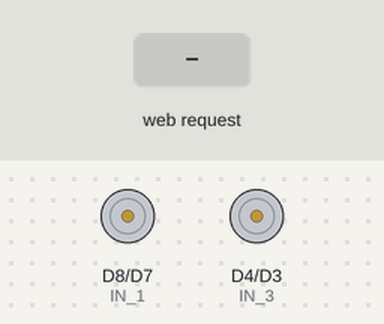
The sketch below on a simulated ESP8266 (NodeMCU). Parts: motor-driver pin pairs drawn as motors (green arrow = first pin HIGH = forward, orange = second pin HIGH = backward, longer = more drive, scaled by the enable pin). Inputs (shaded band) come from the test bench. WiFi joins after 1.5 s; servers stay silent unless stated; what the sketch prints to the serial monitor is not drawn.

Above: at 2.7 s.
2.8 s: HTTP request GET /GO=FWD received
At 3.9 s:
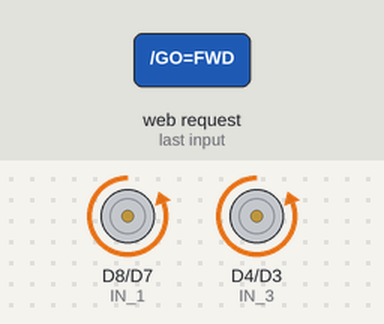
4.3 s: HTTP request GET /GO=BACK received
At 5.0 s:
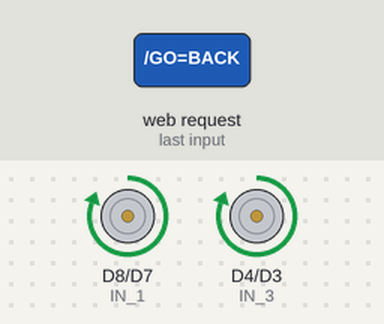
5.8 s: HTTP request GET /GO=RIGHT received
At 6.1 s:
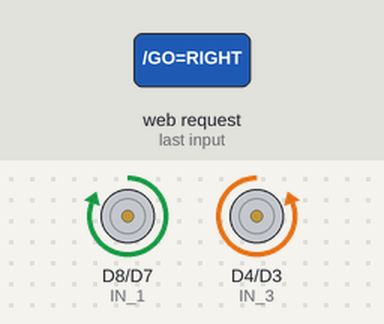
7.3 s: HTTP request GET /GO=LEFT received
At 8.5 s:
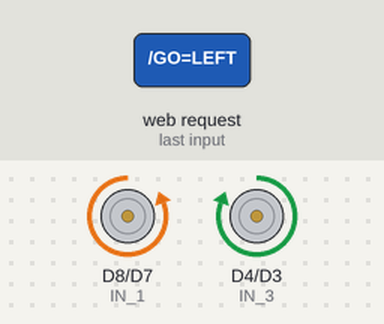
Timing chart, 0 to 9.8 s (numbered marks = the images above; inputs shaded):
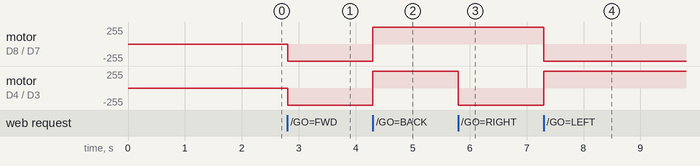

The sketch:

smart_car.ino
```cpp
#define ENA   14          // Enable/speed motors Right        GPIO14(D5)
#define ENB   12          // Enable/speed motors Left         GPIO12(D6)
#define IN_1  D8         // L298N in1 motors Right           GPIO15(D8)
#define IN_2  D7        // L298N in2 motors Right           GPIO13(D7)
#define IN_3  D4            // L298N in3 motors Left            GPIO2(D4)
#define IN_4  D3          // L298N in4 motors Left            GPIO0(D3)

#include <ESP8266WiFi.h>
#include <WiFiClient.h>

String command;             //String to store app command state.
int speedCar = 800;         // 400 - 1023.
int speed_Coeff = 3;

const char* ssid = "nuar046_2.4G@unifi";
const char* pwd = "PASSWORD";
WiFiServer server(80);

void setup() {

 pinMode(ENA, OUTPUT);
 pinMode(ENB, OUTPUT);
 pinMode(IN_1, OUTPUT);
 pinMode(IN_2, OUTPUT);
 pinMode(IN_3, OUTPUT);
 pinMode(IN_4, OUTPUT);

  Serial.begin(115200);

  // Connect to WiFi network
  Serial.println();
  Serial.print("Connecting to ");
  Serial.println(ssid);

  WiFi.begin(ssid, pwd);

  while (WiFi.status() != WL_CONNECTED) {
    delay(500);
    Serial.print(".");
  }
  Serial.println("");
  Serial.println("WiFi connected");

  // Start the server
  server.begin();
  Serial.println("Server started");

  // Print the IP address
  Serial.print("Use this URL to connect: ");
  Serial.print("http://");
  Serial.print(WiFi.localIP());
  Serial.println("/");
}

void goAhead(){

      digitalWrite(IN_1, LOW);
      digitalWrite(IN_2, HIGH);
      analogWrite(ENA, speedCar);

      digitalWrite(IN_3, LOW);
      digitalWrite(IN_4, HIGH);
      analogWrite(ENB, speedCar);
  }

void goBack(){

      digitalWrite(IN_1, HIGH);
      digitalWrite(IN_2, LOW);
      analogWrite(ENA, speedCar);

      digitalWrite(IN_3, HIGH);
      digitalWrite(IN_4, LOW);
      analogWrite(ENB, speedCar);
  }

void goRight(){

      digitalWrite(IN_1, HIGH);
      digitalWrite(IN_2, LOW);
      analogWrite(ENA, speedCar);

      digitalWrite(IN_3, LOW);
      digitalWrite(IN_4, HIGH);
      analogWrite(ENB, speedCar);
  }

void goLeft(){

      digitalWrite(IN_1, LOW);
      digitalWrite(IN_2, HIGH);
      analogWrite(ENA, speedCar);

      digitalWrite(IN_3, HIGH);
      digitalWrite(IN_4, LOW);
      analogWrite(ENB, speedCar);
  }

void goAheadRight(){

      digitalWrite(IN_1, LOW);
      digitalWrite(IN_2, HIGH);
      analogWrite(ENA, speedCar/speed_Coeff);

      digitalWrite(IN_3, LOW);
      digitalWrite(IN_4, HIGH);
      analogWrite(ENB, speedCar);
   }

void goAheadLeft(){

      digitalWrite(IN_1, LOW);
      digitalWrite(IN_2, HIGH);
      analogWrite(ENA, speedCar);

      digitalWrite(IN_3, LOW);
      digitalWrite(IN_4, HIGH);
      analogWrite(ENB, speedCar/speed_Coeff);
  }

void goBackRight(){

      digitalWrite(IN_1, HIGH);
      digitalWrite(IN_2, LOW);
      analogWrite(ENA, speedCar/speed_Coeff);

      digitalWrite(IN_3, HIGH);
      digitalWrite(IN_4, LOW);
      analogWrite(ENB, speedCar);
  }

void goBackLeft(){

      digitalWrite(IN_1, HIGH);
      digitalWrite(IN_2, LOW);
      analogWrite(ENA, speedCar);

      digitalWrite(IN_3, HIGH);
      digitalWrite(IN_4, LOW);
      analogWrite(ENB, speedCar/speed_Coeff);
  }

void stopRobot(){

      digitalWrite(IN_1, LOW);
      digitalWrite(IN_2, LOW);
      analogWrite(ENA, speedCar);

      digitalWrite(IN_3, LOW);
      digitalWrite(IN_4, LOW);
      analogWrite(ENB, speedCar);
 }

void loop() {
  // Check if a client has connected
  WiFiClient client = server.available();
  if (!client) {
    return;
  }

  // Wait until the client sends some data
  Serial.println("new client");
  while(!client.available()){
    delay(1);
  }

  // Read the first line of the request
  String request = client.readStringUntil('\r');
  Serial.println(request);
  client.flush();

  // Match the request

  char* value = "STOP";
  if (request.indexOf("/GO=FWD") != -1)  {
    goAhead();
    value = "FORWARD";
  }
  else if (request.indexOf("/GO=ALEFT") != -1)  {
    goAheadLeft();
    value = "AHEAD LEFT";
  }
  else if (request.indexOf("/GO=ARIGHT") != -1)  {
    goAheadRight();
    value = "AHEAD RIGHT";
  }
  else if (request.indexOf("/GO=BACK") != -1)  {
    goBack();
    value = "BACK";
  }
  else if (request.indexOf("/GO=BLEFT") != -1)  {
    goBackLeft();
    value = "BACK LEFT";
  }
  else if (request.indexOf("/GO=BRIGHT") != -1)  {
    goBackRight();
    value = "BACK RIGHT";
  }
  else if (request.indexOf("/GO=RIGHT") != -1)  {
    goRight();
    value = "RIGHT";
  }
  else if (request.indexOf("/GO=LEFT") != -1)  {
    goLeft();
    value = "LEFT";
  }
  else {
    stopRobot();
    value = "STOP";
  }

// Set ledPin according to the request
//digitalWrite(ledPin, value);

  // Return the response
  client.println("HTTP/1.1 200 OK");
  client.println("Content-Type: text/html");
  client.println(""); //  do not forget this one
  client.println("<!doctype html> <html lang=\"en\"> <head> <meta charset=\"utf-8\"> <meta name=\"viewport\" content=\"width=device-width, initial-scale=1\"> <link href=\"https://cdn.jsdelivr.net/npm/bootstrap@5.1.3/dist/css/bootstrap.min.css\" rel=\"stylesheet\" integrity=\"sha384-1BmE4kWBq78iYhFldvKuhfTAU6auU8tT94WrHftjDbrCEXSU1oBoqyl2QvZ6jIW3\" crossorigin=\"anonymous\"> <link rel=\"stylesheet\" href=\"https://cdn.jsdelivr.net/npm/bootstrap-icons@1.8.3/font/bootstrap-icons.css\"> <title>Arduino Car Controller</title> </head> <body> <h1>Car is now</h1>");
  client.print(value);
  client.println("<div class=\"container\"> <div class=\"row\"> <div class=\"col\"> <div class=\"p-3 border bg-light\"><a class=\"btn btn-primary\" href=\"/GO=ALEFT\" role=\"button\"> <svg xmlns=\"http://www.w3.org/2000/svg\" width=\"16\" height=\"16\" fill=\"currentColor\" class=\"bi bi-arrow-up-left-circle-fill\" viewBox=\"0 0 16 16\"> <path d=\"M16 8A8 8 0 1 1 0 8a8 8 0 0 1 16 0zm-5.904 2.803a.5.5 0 1 0 .707-.707L6.707 6h2.768a.5.5 0 1 0 0-1H5.5a.5.5 0 0 0-.5.5v3.975a.5.5 0 0 0 1 0V6.707l4.096 4.096z\"></path> </svg></a></div> </div> <div class=\"col\"> <div class=\"p-3 border bg-light\"><a class=\"btn btn-primary\" href=\"/GO=FWD\" role=\"button\"><svg xmlns=\"http://www.w3.org/2000/svg\" width=\"16\" height=\"16\" fill=\"currentColor\" class=\"bi bi-arrow-up-circle-fill\" viewBox=\"0 0 16 16\"> <path d=\"M16 8A8 8 0 1 0 0 8a8 8 0 0 0 16 0zm-7.5 3.5a.5.5 0 0 1-1 0V5.707L5.354 7.854a.5.5 0 1 1-.708-.708l3-3a.5.5 0 0 1 .708 0l3 3a.5.5 0 0 1-.708.708L8.5 5.707V11.5z\"/> </svg></a></div> </div> <div class=\"col\"> <div class=\"p-3 border bg-light\"><a class=\"btn btn-primary\" href=\"/GO=ARIGHT\" role=\"button\"><svg xmlns=\"http://www.w3.org/2000/svg\" width=\"16\" height=\"16\" fill=\"currentColor\" class=\"bi bi-arrow-up-right-circle-fill\" viewBox=\"0 0 16 16\"> <path d=\"M0 8a8 8 0 1 0 16 0A8 8 0 0 0 0 8zm5.904 2.803a.5.5 0 1 1-.707-.707L9.293 6H6.525a.5.5 0 1 1 0-1H10.5a.5.5 0 0 1 .5.5v3.975a.5.5 0 0 1-1 0V6.707l-4.096 4.096z\"/> </svg></a></div> </div> </div> </br> <div class=\"row\"> <div class=\"col\"> <div class=\"p-3 border bg-light\"><a class=\"btn btn-primary\" href=\"/GO=LEFT\" role=\"button\"><svg xmlns=\"http://www.w3.org/2000/svg\" width=\"16\" height=\"16\" fill=\"currentColor\" class=\"bi bi-arrow-left-circle-fill\" viewBox=\"0 0 16 16\"> <path d=\"M8 0a8 8 0 1 0 0 16A8 8 0 0 0 8 0zm3.5 7.5a.5.5 0 0 1 0 1H5.707l2.147 2.146a.5.5 0 0 1-.708.708l-3-3a.5.5 0 0 1 0-.708l3-3a.5.5 0 1 1 .708.708L5.707 7.5H11.5z\"/> </svg></a></div> </div> <div class=\"col\"> <div class=\"p-3 border bg-light\"><a class=\"btn btn-danger\" href=\"/GO=STOP\" role=\"button\"><svg xmlns=\"http://www.w3.org/2000/svg\" width=\"16\" height=\"16\" fill=\"currentColor\" class=\"bi bi-stop-circle-fill\" viewBox=\"0 0 16 16\"> <path d=\"M16 8A8 8 0 1 1 0 8a8 8 0 0 1 16 0zM6.5 5A1.5 1.5 0 0 0 5 6.5v3A1.5 1.5 0 0 0 6.5 11h3A1.5 1.5 0 0 0 11 9.5v-3A1.5 1.5 0 0 0 9.5 5h-3z\"/> </svg></a></div> </div> <div class=\"col\"> <div class=\"p-3 border bg-light\"><a class=\"btn btn-primary\" href=\"/GO=RIGHT\" role=\"button\"><svg xmlns=\"http://www.w3.org/2000/svg\" width=\"16\" height=\"16\" fill=\"currentColor\" class=\"bi bi-arrow-right-circle-fill\" viewBox=\"0 0 16 16\"> <path d=\"M8 0a8 8 0 1 1 0 16A8 8 0 0 1 8 0zM4.5 7.5a.5.5 0 0 0 0 1h5.793l-2.147 2.146a.5.5 0 0 0 .708.708l3-3a.5.5 0 0 0 0-.708l-3-3a.5.5 0 1 0-.708.708L10.293 7.5H4.5z\"/> </svg></a></div> </div> </div> </br> <div class=\"row\"> <div class=\"col\"> <div class=\"p-3 border bg-light\"><a class=\"btn btn-primary\" href=\"/GO=BLEFT\" role=\"button\"><svg xmlns=\"http://www.w3.org/2000/svg\" width=\"16\" height=\"16\" fill=\"currentColor\" class=\"bi bi-arrow-down-left-circle-fill\" viewBox=\"0 0 16 16\"> <path d=\"M16 8A8 8 0 1 0 0 8a8 8 0 0 0 16 0zm-5.904-2.803a.5.5 0 1 1 .707.707L6.707 10h2.768a.5.5 0 0 1 0 1H5.5a.5.5 0 0 1-.5-.5V6.525a.5.5 0 0 1 1 0v2.768l4.096-4.096z\"/> </svg></a></div> </div> <div class=\"col\"> <div class=\"p-3 border bg-light\"><a class=\"btn btn-primary\" href=\"/GO=BACK\" role=\"button\"><svg xmlns=\"http://www.w3.org/2000/svg\" width=\"16\" height=\"16\" fill=\"currentColor\" class=\"bi bi-arrow-down-circle-fill\" viewBox=\"0 0 16 16\"> <path d=\"M16 8A8 8 0 1 1 0 8a8 8 0 0 1 16 0zM8.5 4.5a.5.5 0 0 0-1 0v5.793L5.354 8.146a.5.5 0 1 0-.708.708l3 3a.5.5 0 0 0 .708 0l3-3a.5.5 0 0 0-.708-.708L8.5 10.293V4.5z\"/> </svg></a></div> </div> <div class=\"col\"> <div class=\"p-3 border bg-light\"><a class=\"btn btn-primary\" href=\"/GO=BRIGHT\" role=\"button\"><svg xmlns=\"http://www.w3.org/2000/svg\" width=\"16\" height=\"16\" fill=\"currentColor\" class=\"bi bi-arrow-down-right-circle-fill\" viewBox=\"0 0 16 16\"> <path d=\"M0 8a8 8 0 1 1 16 0A8 8 0 0 1 0 8zm5.904-2.803a.5.5 0 1 0-.707.707L9.293 10H6.525a.5.5 0 0 0 0 1H10.5a.5.5 0 0 0 .5-.5V6.525a.5.5 0 0 0-1 0v2.768L5.904 5.197z\"/> </svg></a></div></div></div></div></body></html>");
  delay(1);
  Serial.println("Client disonnected");
  Serial.println("");
}
```

Measured:
- after the input at 2.8 s, motor on D8 (IN_1) / D7 (IN_2), motor on D4 (IN_3) / D3 (IN_4): stopped → backward 255/255 at once
- after the input at 4.3 s, motor on D8 (IN_1) / D7 (IN_2), motor on D4 (IN_3) / D3 (IN_4): backward 255/255 → forward 255/255 at once
- after the input at 5.8 s, motor on D4 (IN_3) / D3 (IN_4): forward 255/255 → backward 255/255 at once
- after the input at 7.3 s, motor on D8 (IN_1) / D7 (IN_2): forward 255/255 → backward 255/255 at once; motor on D4 (IN_3) / D3 (IN_4): backward 255/255 → forward 255/255 at once
